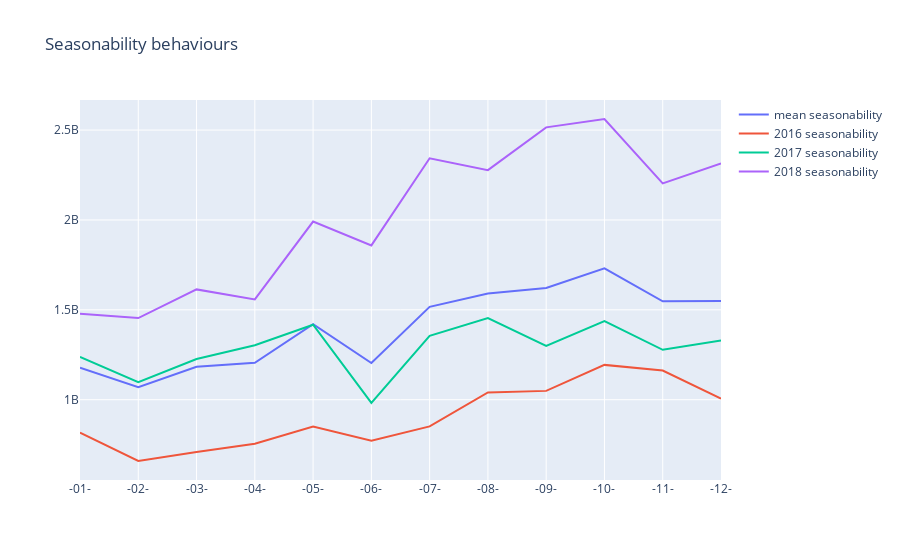

This figure's notebook cell:
### Code cell
x = [f'-{i:02d}-' for i in range(1,13)]
y = [myData2[myData2["GREGORIAN_DATE"].str.contains(sub)]["TURNOVER"].sum()/3 for sub in tqdm(x)]
layout = go.Layout(title="Seasonability behaviours")
data=[]
data.append(go.Scatter(
            x = x,
            y = y,
            mode="lines",
            name="mean seasonability",))
for year in (2016,2017,2018):
    data.append(go.Scatter(
            x = x,
            y = [myData2[myData2["GREGORIAN_DATE"].str.match(str(year)+sub)]["TURNOVER"].sum() for sub in tqdm(x)],
            mode="lines",
            name=f"{year} seasonability",))

fig = go.Figure(data=data,layout=layout)
pyo.iplot(fig)

### Figure 1 — Plotly figure (JSON) as saved in the notebook; plotly's stock layout.template omitted (floating-point values rounded to 4 significant figures)
{"data": [{"mode": "lines", "name": "mean seasonability", "type": "scatter", "x": ["-01-", "-02-", "-03-", "-04-", "-05-", "-06-", "-07-", "-08-", "-09-", "-10-", "-11-", "-12-"], "y": [1178000000.0, 1070000000.0, 1183000000.0, 1205000000.0, 1420000000.0, 1204000000.0, 1516000000.0, 1590000000.0, 1621000000.0, 1731000000.0, 1548000000.0, 1550000000.0]}, {"mode": "lines", "name": "2016 seasonability", "type": "scatter", "x": ["-01-", "-02-", "-03-", "-04-", "-05-", "-06-", "-07-", "-08-", "-09-", "-10-", "-11-", "-12-"], "y": [817327585, 658962249, 708764276, 755236818, 851128389, 772133020, 851378923, 1040178851, 1049045249, 1193685961, 1161975401, 1005508334]}, {"mode": "lines", "name": "2017 seasonability", "type": "scatter", "x": ["-01-", "-02-", "-03-", "-04-", "-05-", "-06-", "-07-", "-08-", "-09-", "-10-", "-11-", "-12-"], "y": [1238519547, 1097000000.0, 1227000000.0, 1303000000.0, 1417000000.0, 982600000.0, 1355000000.0, 1454000000.0, 1300000000.0, 1438000000.0, 1278000000.0, 1329000000.0]}, {"mode": "lines", "name": "2018 seasonability", "type": "scatter", "x": ["-01-", "-02-", "-03-", "-04-", "-05-", "-06-", "-07-", "-08-", "-09-", "-10-", "-11-", "-12-"], "y": [1478000000.0, 1454000000.0, 1614000000.0, 1558000000.0, 1991000000.0, 1858000000.0, 2343000000.0, 2277000000.0, 2515000000.0, 2562000000.0, 2203000000.0, 2314000000.0]}], "layout": {"title": {"text": "Seasonability behaviours"}}}
